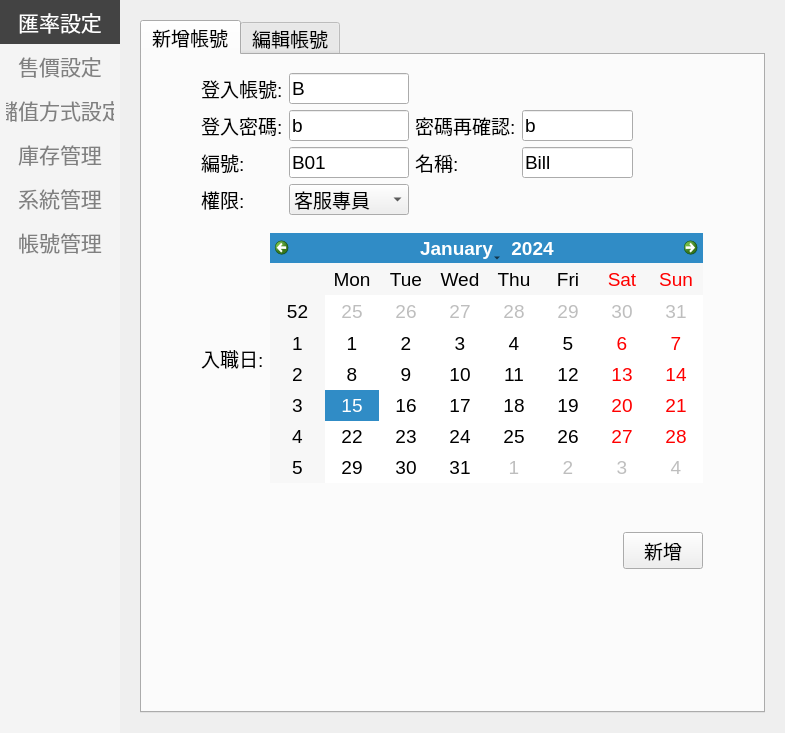
<?xml version="1.0" encoding="UTF-8"?>
<ui version="4.0">
 <class>StageManagerSetting</class>
 <widget class="QWidget" name="StageManagerSetting">
  <property name="geometry">
   <rect>
    <x>0</x>
    <y>0</y>
    <width>785</width>
    <height>733</height>
   </rect>
  </property>
  <property name="windowTitle">
   <string>Form</string>
  </property>
  <layout class="QGridLayout" name="gridLayout">
   <property name="leftMargin">
    <number>0</number>
   </property>
   <property name="topMargin">
    <number>0</number>
   </property>
   <property name="rightMargin">
    <number>0</number>
   </property>
   <property name="bottomMargin">
    <number>0</number>
   </property>
   <property name="spacing">
    <number>0</number>
   </property>
   <item row="0" column="0">
    <widget class="QWidget" name="wBg" native="true">
     <layout class="QHBoxLayout" name="horizontalLayout">
      <property name="spacing">
       <number>0</number>
      </property>
      <property name="leftMargin">
       <number>0</number>
      </property>
      <property name="topMargin">
       <number>0</number>
      </property>
      <property name="rightMargin">
       <number>0</number>
      </property>
      <property name="bottomMargin">
       <number>0</number>
      </property>
      <item>
       <widget class="QWidget" name="wMenu" native="true">
        <property name="minimumSize">
         <size>
          <width>120</width>
          <height>0</height>
         </size>
        </property>
        <property name="maximumSize">
         <size>
          <width>120</width>
          <height>16777215</height>
         </size>
        </property>
        <property name="font">
         <font>
          <pointsize>16</pointsize>
         </font>
        </property>
        <property name="styleSheet">
         <string notr="true">QWidget#wMenu{
background-color: rgb(244, 244, 244);

}

QPushButton { 
	border:none; 
	background-color: rgba(255, 255, 255,0);
	font: 700 16px &quot;Microsoft JhengHei UI&quot;; 
    min-width: 4em; 
    min-height:1.2em; 
	padding: 6px; 
	color: gray;
	}

QPushButton:hover 
{ 
background-color: rgb(198, 200, 223); 
border-style: outset; 
border-width: 2px; 
font: 700 18px &quot;Microsoft JhengHei UI&quot;; 
}
QPushButton:pressed { 
border-style: outset; 
border-width: 0px; 
font: 700 18px &quot;Microsoft JhengHei UI&quot;; 
background-color: rgb(67, 67, 67);
}
 QPushButton:checked { 
color:rgb(255,255,255);
background-color: rgb(67, 67, 67);
border-style: outset; 
border-width: 0px; 
font: 700 18px &quot;Microsoft JhengHei UI&quot;; 
}</string>
        </property>
        <layout class="QVBoxLayout" name="verticalLayout">
         <property name="spacing">
          <number>0</number>
         </property>
         <property name="leftMargin">
          <number>0</number>
         </property>
         <property name="topMargin">
          <number>0</number>
         </property>
         <property name="rightMargin">
          <number>0</number>
         </property>
         <property name="bottomMargin">
          <number>0</number>
         </property>
         <item>
          <widget class="QPushButton" name="btn0">
           <property name="sizePolicy">
            <sizepolicy hsizetype="Minimum" vsizetype="Minimum">
             <horstretch>0</horstretch>
             <verstretch>0</verstretch>
            </sizepolicy>
           </property>
           <property name="text">
            <string>匯率設定</string>
           </property>
           <property name="checkable">
            <bool>true</bool>
           </property>
           <property name="checked">
            <bool>true</bool>
           </property>
           <property name="flat">
            <bool>true</bool>
           </property>
          </widget>
         </item>
         <item>
          <widget class="QPushButton" name="btn1">
           <property name="sizePolicy">
            <sizepolicy hsizetype="Minimum" vsizetype="Minimum">
             <horstretch>0</horstretch>
             <verstretch>0</verstretch>
            </sizepolicy>
           </property>
           <property name="text">
            <string>售價設定</string>
           </property>
           <property name="checkable">
            <bool>true</bool>
           </property>
           <property name="flat">
            <bool>true</bool>
           </property>
          </widget>
         </item>
         <item>
          <widget class="QPushButton" name="btn2">
           <property name="sizePolicy">
            <sizepolicy hsizetype="Minimum" vsizetype="Minimum">
             <horstretch>0</horstretch>
             <verstretch>0</verstretch>
            </sizepolicy>
           </property>
           <property name="text">
            <string>儲值方式設定</string>
           </property>
           <property name="checkable">
            <bool>true</bool>
           </property>
           <property name="checked">
            <bool>false</bool>
           </property>
           <property name="flat">
            <bool>true</bool>
           </property>
          </widget>
         </item>
         <item>
          <widget class="QPushButton" name="btn3">
           <property name="sizePolicy">
            <sizepolicy hsizetype="Minimum" vsizetype="Minimum">
             <horstretch>0</horstretch>
             <verstretch>0</verstretch>
            </sizepolicy>
           </property>
           <property name="text">
            <string>庫存管理</string>
           </property>
           <property name="checkable">
            <bool>true</bool>
           </property>
           <property name="flat">
            <bool>true</bool>
           </property>
          </widget>
         </item>
         <item>
          <widget class="QPushButton" name="btn4">
           <property name="sizePolicy">
            <sizepolicy hsizetype="Minimum" vsizetype="Minimum">
             <horstretch>0</horstretch>
             <verstretch>0</verstretch>
            </sizepolicy>
           </property>
           <property name="text">
            <string>系統管理</string>
           </property>
           <property name="checkable">
            <bool>true</bool>
           </property>
           <property name="checked">
            <bool>false</bool>
           </property>
           <property name="flat">
            <bool>true</bool>
           </property>
          </widget>
         </item>
         <item>
          <widget class="QPushButton" name="btn5">
           <property name="sizePolicy">
            <sizepolicy hsizetype="Minimum" vsizetype="Minimum">
             <horstretch>0</horstretch>
             <verstretch>0</verstretch>
            </sizepolicy>
           </property>
           <property name="text">
            <string>帳號管理</string>
           </property>
           <property name="checkable">
            <bool>true</bool>
           </property>
           <property name="checked">
            <bool>false</bool>
           </property>
           <property name="flat">
            <bool>true</bool>
           </property>
          </widget>
         </item>
         <item>
          <spacer name="verticalSpacer">
           <property name="orientation">
            <enum>Qt::Vertical</enum>
           </property>
           <property name="sizeHint" stdset="0">
            <size>
             <width>20</width>
             <height>288</height>
            </size>
           </property>
          </spacer>
         </item>
        </layout>
       </widget>
      </item>
      <item>
       <widget class="QWidget" name="widget" native="true">
        <layout class="QGridLayout" name="gridLayout_2">
         <property name="leftMargin">
          <number>0</number>
         </property>
         <property name="topMargin">
          <number>0</number>
         </property>
         <property name="rightMargin">
          <number>0</number>
         </property>
         <property name="bottomMargin">
          <number>0</number>
         </property>
         <item row="0" column="0">
          <widget class="QStackedWidget" name="stackedWidget">
           <property name="currentIndex">
            <number>5</number>
           </property>
           <widget class="LayerExchangeRate" name="page0"/>
           <widget class="QWidget" name="page1">
            <layout class="QGridLayout" name="gridLayout_7">
             <item row="0" column="0">
              <widget class="LayerCostSetting" name="widget_7" native="true"/>
             </item>
            </layout>
           </widget>
           <widget class="QWidget" name="page2"/>
           <widget class="QWidget" name="page3"/>
           <widget class="LayerSysSetting" name="page4"/>
           <widget class="QWidget" name="pageAccount">
            <layout class="QGridLayout" name="gridLayout_3">
             <property name="leftMargin">
              <number>20</number>
             </property>
             <property name="topMargin">
              <number>20</number>
             </property>
             <property name="rightMargin">
              <number>20</number>
             </property>
             <property name="bottomMargin">
              <number>20</number>
             </property>
             <item row="0" column="0">
              <widget class="QTabWidget" name="tabWidget">
               <property name="maximumSize">
                <size>
                 <width>1900</width>
                 <height>720</height>
                </size>
               </property>
               <property name="font">
                <font>
                 <pointsize>14</pointsize>
                </font>
               </property>
               <property name="currentIndex">
                <number>0</number>
               </property>
               <widget class="QWidget" name="tab">
                <attribute name="title">
                 <string>新增帳號</string>
                </attribute>
                <layout class="QGridLayout" name="gridLayout_5">
                 <item row="2" column="0">
                  <spacer name="verticalSpacer_2">
                   <property name="orientation">
                    <enum>Qt::Vertical</enum>
                   </property>
                   <property name="sizeHint" stdset="0">
                    <size>
                     <width>20</width>
                     <height>10</height>
                    </size>
                   </property>
                  </spacer>
                 </item>
                 <item row="0" column="0">
                  <widget class="QWidget" name="widget_2" native="true">
                   <property name="minimumSize">
                    <size>
                     <width>300</width>
                     <height>0</height>
                    </size>
                   </property>
                   <property name="maximumSize">
                    <size>
                     <width>600</width>
                     <height>16777215</height>
                    </size>
                   </property>
                   <layout class="QGridLayout" name="gridLayout_10">
                    <property name="leftMargin">
                     <number>40</number>
                    </property>
                    <property name="topMargin">
                     <number>0</number>
                    </property>
                    <property name="rightMargin">
                     <number>40</number>
                    </property>
                    <property name="bottomMargin">
                     <number>0</number>
                    </property>
                    <property name="verticalSpacing">
                     <number>0</number>
                    </property>
                    <item row="4" column="0" colspan="2">
                     <widget class="QWidget" name="widget_9" native="true">
                      <property name="minimumSize">
                       <size>
                        <width>100</width>
                        <height>100</height>
                       </size>
                      </property>
                      <layout class="QGridLayout" name="gridLayout_9">
                       <item row="1" column="1">
                        <widget class="QCalendarWidget" name="caAddDate">
                         <property name="minimumSize">
                          <size>
                           <width>0</width>
                           <height>250</height>
                          </size>
                         </property>
                        </widget>
                       </item>
                       <item row="1" column="0">
                        <widget class="QLabel" name="label_11">
                         <property name="text">
                          <string>入職日:</string>
                         </property>
                        </widget>
                       </item>
                      </layout>
                     </widget>
                    </item>
                    <item row="5" column="0" colspan="2">
                     <widget class="QWidget" name="widget_4" native="true">
                      <property name="minimumSize">
                       <size>
                        <width>0</width>
                        <height>40</height>
                       </size>
                      </property>
                      <layout class="QGridLayout" name="gridLayout_4">
                       <item row="1" column="0">
                        <widget class="QLabel" name="lbAddMsg">
                         <property name="styleSheet">
                          <string notr="true">color: rgb(255, 0, 0);</string>
                         </property>
                         <property name="text">
                          <string/>
                         </property>
                         <property name="alignment">
                          <set>Qt::AlignCenter</set>
                         </property>
                        </widget>
                       </item>
                      </layout>
                     </widget>
                    </item>
                    <item row="3" column="0" colspan="2">
                     <widget class="QWidget" name="widget_10" native="true">
                      <property name="minimumSize">
                       <size>
                        <width>100</width>
                        <height>100</height>
                       </size>
                      </property>
                      <property name="maximumSize">
                       <size>
                        <width>450</width>
                        <height>16777215</height>
                       </size>
                      </property>
                      <layout class="QGridLayout" name="gridLayout_11">
                       <item row="1" column="1">
                        <widget class="QLineEdit" name="txAddPass">
                         <property name="minimumSize">
                          <size>
                           <width>0</width>
                           <height>26</height>
                          </size>
                         </property>
                         <property name="text">
                          <string>b</string>
                         </property>
                        </widget>
                       </item>
                       <item row="1" column="3">
                        <widget class="QLineEdit" name="txAddPass2">
                         <property name="minimumSize">
                          <size>
                           <width>0</width>
                           <height>26</height>
                          </size>
                         </property>
                         <property name="text">
                          <string>b</string>
                         </property>
                        </widget>
                       </item>
                       <item row="1" column="2">
                        <widget class="QLabel" name="label_3">
                         <property name="text">
                          <string>密碼再確認:</string>
                         </property>
                        </widget>
                       </item>
                       <item row="0" column="0">
                        <widget class="QLabel" name="label">
                         <property name="text">
                          <string>登入帳號:</string>
                         </property>
                        </widget>
                       </item>
                       <item row="4" column="1">
                        <widget class="QComboBox" name="cbAddLv">
                         <property name="minimumSize">
                          <size>
                           <width>120</width>
                           <height>26</height>
                          </size>
                         </property>
                         <item>
                          <property name="text">
                           <string>客服專員</string>
                          </property>
                         </item>
                         <item>
                          <property name="text">
                           <string>儲值專員</string>
                          </property>
                         </item>
                         <item>
                          <property name="text">
                           <string>主管</string>
                          </property>
                         </item>
                         <item>
                          <property name="text">
                           <string>會計</string>
                          </property>
                         </item>
                         <item>
                          <property name="text">
                           <string>系統管理員</string>
                          </property>
                         </item>
                        </widget>
                       </item>
                       <item row="4" column="0">
                        <widget class="QLabel" name="label_5">
                         <property name="text">
                          <string>權限:</string>
                         </property>
                        </widget>
                       </item>
                       <item row="0" column="1">
                        <widget class="QLineEdit" name="txAddId">
                         <property name="minimumSize">
                          <size>
                           <width>0</width>
                           <height>26</height>
                          </size>
                         </property>
                         <property name="text">
                          <string>B</string>
                         </property>
                         <property name="placeholderText">
                          <string>新增後無法修改</string>
                         </property>
                        </widget>
                       </item>
                       <item row="1" column="0">
                        <widget class="QLabel" name="label_2">
                         <property name="text">
                          <string>登入密碼:</string>
                         </property>
                        </widget>
                       </item>
                       <item row="3" column="3">
                        <widget class="QLineEdit" name="txAddName">
                         <property name="minimumSize">
                          <size>
                           <width>0</width>
                           <height>26</height>
                          </size>
                         </property>
                         <property name="text">
                          <string>Bill</string>
                         </property>
                        </widget>
                       </item>
                       <item row="3" column="2">
                        <widget class="QLabel" name="label_4">
                         <property name="text">
                          <string>名稱:</string>
                         </property>
                        </widget>
                       </item>
                       <item row="3" column="0">
                        <widget class="QLabel" name="label_12">
                         <property name="text">
                          <string>編號:</string>
                         </property>
                        </widget>
                       </item>
                       <item row="3" column="1">
                        <widget class="QLineEdit" name="txAddCid">
                         <property name="text">
                          <string>B01</string>
                         </property>
                         <property name="placeholderText">
                          <string>新增後無法修改</string>
                         </property>
                        </widget>
                       </item>
                      </layout>
                     </widget>
                    </item>
                    <item row="6" column="0" colspan="2">
                     <widget class="QWidget" name="widget_3" native="true">
                      <layout class="QHBoxLayout" name="horizontalLayout_2">
                       <property name="topMargin">
                        <number>0</number>
                       </property>
                       <property name="bottomMargin">
                        <number>0</number>
                       </property>
                       <item>
                        <spacer name="horizontalSpacer">
                         <property name="orientation">
                          <enum>Qt::Horizontal</enum>
                         </property>
                         <property name="sizeHint" stdset="0">
                          <size>
                           <width>40</width>
                           <height>20</height>
                          </size>
                         </property>
                        </spacer>
                       </item>
                       <item>
                        <widget class="QPushButton" name="btnAdd">
                         <property name="text">
                          <string>新增</string>
                         </property>
                        </widget>
                       </item>
                      </layout>
                     </widget>
                    </item>
                   </layout>
                  </widget>
                 </item>
                </layout>
               </widget>
               <widget class="QWidget" name="tab_3">
                <attribute name="title">
                 <string>編輯帳號</string>
                </attribute>
                <layout class="QGridLayout" name="gridLayout_6">
                 <item row="0" column="0">
                  <widget class="QTableWidget" name="tb">
                   <property name="editTriggers">
                    <set>QAbstractItemView::NoEditTriggers</set>
                   </property>
                   <property name="selectionMode">
                    <enum>QAbstractItemView::SingleSelection</enum>
                   </property>
                   <property name="selectionBehavior">
                    <enum>QAbstractItemView::SelectRows</enum>
                   </property>
                   <column>
                    <property name="text">
                     <string>帳號</string>
                    </property>
                   </column>
                   <column>
                    <property name="text">
                     <string>名稱</string>
                    </property>
                   </column>
                   <column>
                    <property name="text">
                     <string>員工編號</string>
                    </property>
                   </column>
                   <column>
                    <property name="text">
                     <string>權限</string>
                    </property>
                   </column>
                   <column>
                    <property name="text">
                     <string>入職日</string>
                    </property>
                   </column>
                   <column>
                    <property name="text">
                     <string>生日</string>
                    </property>
                   </column>
                   <column>
                    <property name="text">
                     <string>電話</string>
                    </property>
                   </column>
                   <column>
                    <property name="text">
                     <string>電子信箱</string>
                    </property>
                   </column>
                   <column>
                    <property name="text">
                     <string>建檔日期</string>
                    </property>
                   </column>
                   <column>
                    <property name="text">
                     <string>修改日期</string>
                    </property>
                   </column>
                  </widget>
                 </item>
                 <item row="1" column="0">
                  <widget class="QWidget" name="widget_5" native="true">
                   <property name="minimumSize">
                    <size>
                     <width>0</width>
                     <height>40</height>
                    </size>
                   </property>
                   <layout class="QHBoxLayout" name="horizontalLayout_3">
                    <item>
                     <spacer name="horizontalSpacer_2">
                      <property name="orientation">
                       <enum>Qt::Horizontal</enum>
                      </property>
                      <property name="sizeHint" stdset="0">
                       <size>
                        <width>40</width>
                        <height>20</height>
                       </size>
                      </property>
                     </spacer>
                    </item>
                    <item>
                     <widget class="QPushButton" name="btnEdit">
                      <property name="styleSheet">
                       <string notr="true">font: 14pt &quot;Microsoft JhengHei UI&quot;;</string>
                      </property>
                      <property name="text">
                       <string>編輯</string>
                      </property>
                     </widget>
                    </item>
                    <item>
                     <widget class="QPushButton" name="btnDel">
                      <property name="font">
                       <font>
                        <pointsize>14</pointsize>
                        <italic>false</italic>
                        <bold>false</bold>
                       </font>
                      </property>
                      <property name="styleSheet">
                       <string notr="true">color: rgb(255, 0, 0);
font: 14pt &quot;Microsoft JhengHei UI&quot;;</string>
                      </property>
                      <property name="text">
                       <string>刪除</string>
                      </property>
                     </widget>
                    </item>
                   </layout>
                  </widget>
                 </item>
                </layout>
               </widget>
              </widget>
             </item>
            </layout>
           </widget>
          </widget>
         </item>
        </layout>
       </widget>
      </item>
     </layout>
    </widget>
   </item>
  </layout>
 </widget>
 <customwidgets>
  <customwidget>
   <class>LayerExchangeRate</class>
   <extends>QWidget</extends>
   <header>LayerExchangeRate.h</header>
   <container>1</container>
  </customwidget>
  <customwidget>
   <class>LayerCostSetting</class>
   <extends>QWidget</extends>
   <header>LayerCostSetting.h</header>
   <container>1</container>
  </customwidget>
  <customwidget>
   <class>LayerSysSetting</class>
   <extends>QWidget</extends>
   <header>LayerSysSetting.h</header>
   <container>1</container>
  </customwidget>
 </customwidgets>
 <resources/>
 <connections/>
</ui>
